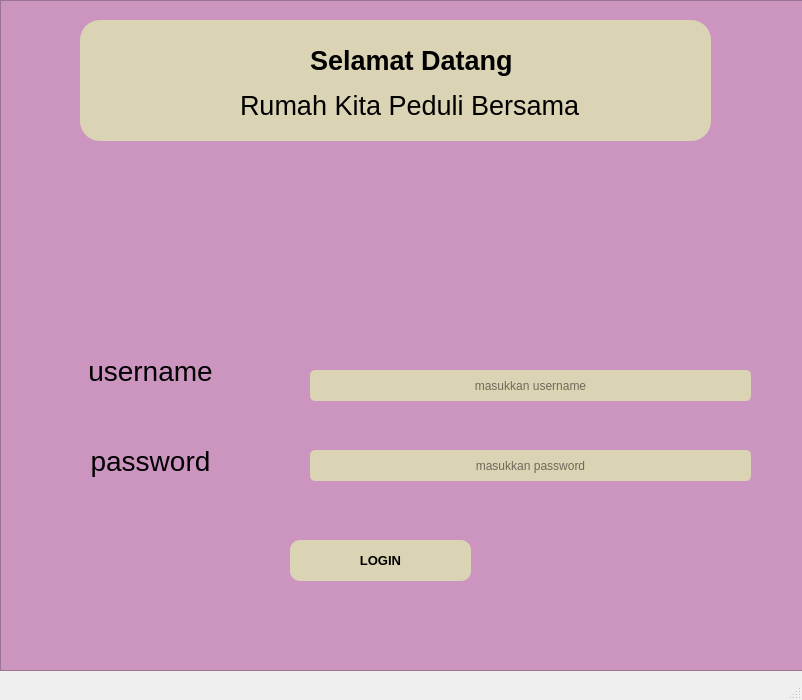
<?xml version="1.0" encoding="UTF-8"?>
<ui version="4.0">
 <class>MainWindow</class>
 <widget class="QMainWindow" name="MainWindow">
  <property name="geometry">
   <rect>
    <x>0</x>
    <y>0</y>
    <width>802</width>
    <height>700</height>
   </rect>
  </property>
  <property name="windowTitle">
   <string>MainWindow</string>
  </property>
  <widget class="QWidget" name="centralwidget">
   <widget class="QFrame" name="frame">
    <property name="geometry">
     <rect>
      <x>0</x>
      <y>0</y>
      <width>881</width>
      <height>671</height>
     </rect>
    </property>
    <property name="styleSheet">
     <string notr="true">background-color:#CC95C0;</string>
    </property>
    <property name="frameShape">
     <enum>QFrame::StyledPanel</enum>
    </property>
    <property name="frameShadow">
     <enum>QFrame::Raised</enum>
    </property>
    <widget class="QFrame" name="frame_5">
     <property name="geometry">
      <rect>
       <x>80</x>
       <y>20</y>
       <width>631</width>
       <height>121</height>
      </rect>
     </property>
     <property name="styleSheet">
      <string notr="true">background-color:#DBD4B4;
border-radius:20px;</string>
     </property>
     <property name="frameShape">
      <enum>QFrame::StyledPanel</enum>
     </property>
     <property name="frameShadow">
      <enum>QFrame::Raised</enum>
     </property>
     <widget class="QLabel" name="label_3">
      <property name="geometry">
       <rect>
        <x>230</x>
        <y>20</y>
        <width>271</width>
        <height>41</height>
       </rect>
      </property>
      <property name="font">
       <font>
        <pointsize>20</pointsize>
        <weight>75</weight>
        <bold>true</bold>
       </font>
      </property>
      <property name="text">
       <string>Selamat Datang</string>
      </property>
     </widget>
     <widget class="QLabel" name="label_4">
      <property name="geometry">
       <rect>
        <x>160</x>
        <y>70</y>
        <width>401</width>
        <height>31</height>
       </rect>
      </property>
      <property name="font">
       <font>
        <pointsize>20</pointsize>
       </font>
      </property>
      <property name="text">
       <string>Rumah Kita Peduli Bersama</string>
      </property>
     </widget>
     <widget class="QLabel" name="label_5">
      <property name="geometry">
       <rect>
        <x>10</x>
        <y>0</y>
        <width>141</width>
        <height>121</height>
       </rect>
      </property>
      <property name="text">
       <string/>
      </property>
      <property name="pixmap">
       <pixmap>../../Downloads/bg-transparent-bank.png</pixmap>
      </property>
      <property name="scaledContents">
       <bool>true</bool>
      </property>
      <property name="alignment">
       <set>Qt::AlignHCenter|Qt::AlignTop</set>
      </property>
     </widget>
     <zorder>label_5</zorder>
     <zorder>label_3</zorder>
     <zorder>label_4</zorder>
    </widget>
    <widget class="QLabel" name="label">
     <property name="geometry">
      <rect>
       <x>20</x>
       <y>320</y>
       <width>261</width>
       <height>101</height>
      </rect>
     </property>
     <property name="font">
      <font>
       <pointsize>21</pointsize>
      </font>
     </property>
     <property name="text">
      <string>username</string>
     </property>
     <property name="alignment">
      <set>Qt::AlignCenter</set>
     </property>
    </widget>
    <widget class="QLabel" name="label_2">
     <property name="geometry">
      <rect>
       <x>20</x>
       <y>410</y>
       <width>261</width>
       <height>101</height>
      </rect>
     </property>
     <property name="font">
      <font>
       <pointsize>21</pointsize>
      </font>
     </property>
     <property name="text">
      <string>password</string>
     </property>
     <property name="alignment">
      <set>Qt::AlignCenter</set>
     </property>
    </widget>
    <widget class="QLineEdit" name="lineEdit">
     <property name="geometry">
      <rect>
       <x>310</x>
       <y>370</y>
       <width>441</width>
       <height>31</height>
      </rect>
     </property>
     <property name="styleSheet">
      <string notr="true">background-color:#DBD4B4;
border-radius:5px;</string>
     </property>
     <property name="alignment">
      <set>Qt::AlignCenter</set>
     </property>
     <property name="placeholderText">
      <string>masukkan username</string>
     </property>
    </widget>
    <widget class="QLineEdit" name="lineEdit_2">
     <property name="geometry">
      <rect>
       <x>310</x>
       <y>450</y>
       <width>441</width>
       <height>31</height>
      </rect>
     </property>
     <property name="styleSheet">
      <string notr="true">background-color:#DBD4B4;
border-radius:5px;</string>
     </property>
     <property name="alignment">
      <set>Qt::AlignCenter</set>
     </property>
     <property name="placeholderText">
      <string>masukkan password</string>
     </property>
    </widget>
    <widget class="QPushButton" name="pushButton">
     <property name="geometry">
      <rect>
       <x>290</x>
       <y>540</y>
       <width>181</width>
       <height>41</height>
      </rect>
     </property>
     <property name="font">
      <font>
       <pointsize>10</pointsize>
       <weight>75</weight>
       <bold>true</bold>
      </font>
     </property>
     <property name="styleSheet">
      <string notr="true">background-color:#DBD4B4;
border-radius:10px;</string>
     </property>
     <property name="text">
      <string>LOGIN</string>
     </property>
    </widget>
   </widget>
  </widget>
  <widget class="QMenuBar" name="menubar">
   <property name="geometry">
    <rect>
     <x>0</x>
     <y>0</y>
     <width>802</width>
     <height>26</height>
    </rect>
   </property>
  </widget>
  <widget class="QStatusBar" name="statusbar"/>
 </widget>
 <resources/>
 <connections/>
</ui>
